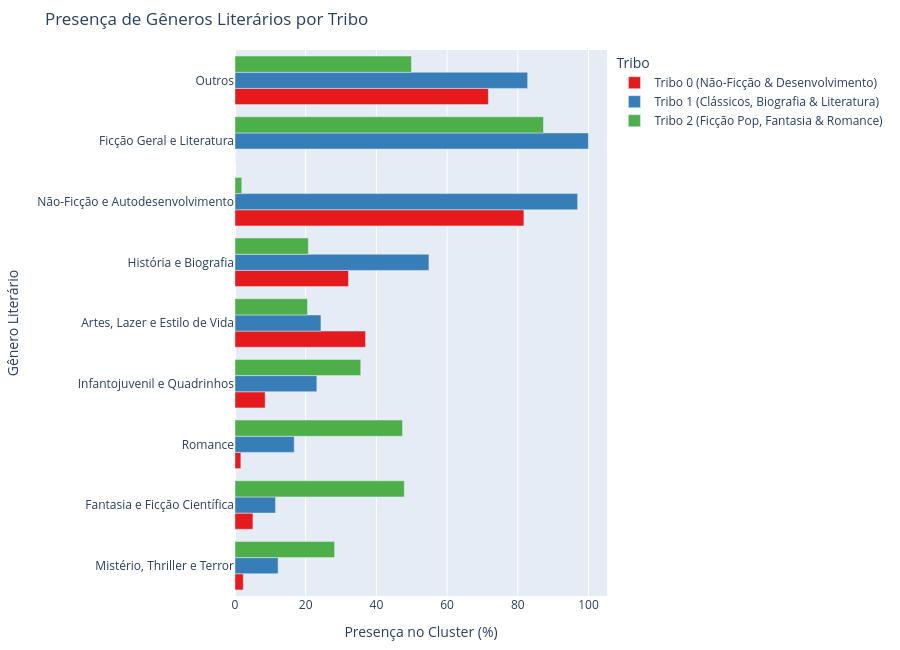

The cell this chart's notebook holds for it:
### Markdown cell above
* **Insight do Storytelling:** Vemos que o catálogo é muito bem equilibrado! 
  * A **Tribo 0 (Não-Ficção de Nicho)** responde pela maior fatia (38.5%), sugerindo um vasto acervo de manuais, guias e livros práticos.
  * A **Tribo 2 (Ficção Pop e Romance)** vem logo em seguida com 35.4%, representando a alma jovem e engajada da plataforma.
  * A **Tribo 1 (Clássicos e Biografias)** ocupa 26.2% do acervo, mostrando uma fatia sólida de literatura consagrada e informativa.

---

## 3. Capítulo 2: A Preferência Literária das Tribos
Agora, vamos investigar o **gosto literário de cada grupo**. O que define a identidade de leitura dessas tribos? 

Para isso, calculamos a taxa de presença de cada um dos 9 gêneros principais dentro de cada cluster, nos dando o "DNA" de cada grupo.

> **Importante: Por que a soma das barras de uma mesma tribo ultrapassa 100%?**
> Ao olhar para o gráfico a seguir, você notará que a soma das porcentagens dos gêneros de um mesmo cluster ultrapassa 100%. **Isso não é um erro!**
> Isso acontece porque **um mesmo livro pode ter múltiplos gêneros marcados simultaneamente (dados multilabel)**. Por exemplo, uma mesma obra pode ser marcada como "Romance" e também "Ficção Geral e Literatura".
> A barra no gráfico não representa uma divisão exclusiva do catálogo, mas sim: *"Qual a porcentagem de livros desta tribo que possui este gênero marcado?"*. Como os livros se sobrepõem entre os gêneros, as categorias não são excludentes, fazendo com que a soma natural dos percentuais no cluster seja maior do que 100%.

### Code cell
genre_cols = [
    'Artes, Lazer e Estilo de Vida',
    'Fantasia e Ficção Científica',
    'Ficção Geral e Literatura',
    'História e Biografia',
    'Infantojuvenil e Quadrinhos',
    'Mistério, Thriller e Terror',
    'Não-Ficção e Autodesenvolvimento',
    'Outros',
    'Romance'
]

# Calcular a proporção de cada gênero por cluster
proporcoes = df.groupby('Cluster')[genre_cols].mean().reset_index()

# Pivotar dados para o formato longo (long format) para exibição no Plotly
prop_melted = proporcoes.melt(id_vars='Cluster', var_name='Gênero', value_name='Proporção')
prop_melted['Percentual'] = prop_melted['Proporção'] * 100
prop_melted['Nome_Tribo'] = prop_melted['Cluster'].map({
    0: 'Tribo 0 (Não-Ficção & Desenvolvimento)',
    1: 'Tribo 1 (Clássicos, Biografia & Literatura)',
    2: 'Tribo 2 (Ficção Pop, Fantasia & Romance)'
})

# Mapear cores estritas solicitadas: Tribo 0 = Vermelho, Tribo 1 = Azul, Tribo 2 = Verde
CORES_GENRES = {
    'Tribo 0 (Não-Ficção & Desenvolvimento)': '#e41a1c', # Vermelho
    'Tribo 1 (Clássicos, Biografia & Literatura)': '#377eb8', # Azul
    'Tribo 2 (Ficção Pop, Fantasia & Romance)': '#4daf4a'  # Verde
}

# Criar gráfico de barras agrupado por Tribo
fig_genres = px.bar(
    prop_melted,
    x='Percentual',
    y='Gênero',
    color='Nome_Tribo',
    barmode='group',
    title='Presença de Gêneros Literários por Tribo',
    color_discrete_map=CORES_GENRES,
    labels={'Percentual': 'Presença no Cluster (%)', 'Gênero': 'Gênero Literário', 'Nome_Tribo': 'Tribo'}
)
fig_genres.update_layout(height=650, yaxis={'categoryorder':'total ascending'}, margin=dict(t=50, b=20, l=20, r=20))
fig_genres.show()

### Figure 1 — Plotly figure (JSON) as saved in the notebook; plotly's stock layout.template omitted (floating-point values rounded to 4 significant figures)
{"data": [{"alignmentgroup": "True", "hovertemplate": "Tribo=Tribo 0 (Não-Ficção & Desenvolvimento)<br>Presença no Cluster (%)=%{x}<br>Gênero Literário=%{y}<extra></extra>", "legendgroup": "Tribo 0 (Não-Ficção & Desenvolvimento)", "marker": {"color": "#e41a1c", "pattern": {"shape": ""}}, "name": "Tribo 0 (Não-Ficção & Desenvolvimento)", "offsetgroup": "Tribo 0 (Não-Ficção & Desenvolvimento)", "orientation": "h", "showlegend": true, "textposition": "auto", "x": [36.94, 5.074, 0.0, 32.11, 8.54, 2.356, 81.74, 71.68, 1.655], "xaxis": "x", "y": ["Artes, Lazer e Estilo de Vida", "Fantasia e Ficção Científica", "Ficção Geral e Literatura", "História e Biografia", "Infantojuvenil e Quadrinhos", "Mistério, Thriller e Terror", "Não-Ficção e Autodesenvolvimento", "Outros", "Romance"], "yaxis": "y", "type": "bar"}, {"alignmentgroup": "True", "hovertemplate": "Tribo=Tribo 1 (Clássicos, Biografia & Literatura)<br>Presença no Cluster (%)=%{x}<br>Gênero Literário=%{y}<extra></extra>", "legendgroup": "Tribo 1 (Clássicos, Biografia & Literatura)", "marker": {"color": "#377eb8", "pattern": {"shape": ""}}, "name": "Tribo 1 (Clássicos, Biografia & Literatura)", "offsetgroup": "Tribo 1 (Clássicos, Biografia & Literatura)", "orientation": "h", "showlegend": true, "textposition": "auto", "x": [24.32, 11.47, 99.99, 54.87, 23.16, 12.19, 96.94, 82.8, 16.75], "xaxis": "x", "y": ["Artes, Lazer e Estilo de Vida", "Fantasia e Ficção Científica", "Ficção Geral e Literatura", "História e Biografia", "Infantojuvenil e Quadrinhos", "Mistério, Thriller e Terror", "Não-Ficção e Autodesenvolvimento", "Outros", "Romance"], "yaxis": "y", "type": "bar"}, {"alignmentgroup": "True", "hovertemplate": "Tribo=Tribo 2 (Ficção Pop, Fantasia & Romance)<br>Presença no Cluster (%)=%{x}<br>Gênero Literário=%{y}<extra></extra>", "legendgroup": "Tribo 2 (Ficção Pop, Fantasia & Romance)", "marker": {"color": "#4daf4a", "pattern": {"shape": ""}}, "name": "Tribo 2 (Ficção Pop, Fantasia & Romance)", "offsetgroup": "Tribo 2 (Ficção Pop, Fantasia & Romance)", "orientation": "h", "showlegend": true, "textposition": "auto", "x": [20.51, 47.9, 87.28, 20.75, 35.57, 28.18, 1.91, 49.93, 47.41], "xaxis": "x", "y": ["Artes, Lazer e Estilo de Vida", "Fantasia e Ficção Científica", "Ficção Geral e Literatura", "História e Biografia", "Infantojuvenil e Quadrinhos", "Mistério, Thriller e Terror", "Não-Ficção e Autodesenvolvimento", "Outros", "Romance"], "yaxis": "y", "type": "bar"}], "layout": {"xaxis": {"anchor": "y", "domain": [0.0, 1.0], "title": {"text": "Presença no Cluster (%)"}}, "yaxis": {"anchor": "x", "domain": [0.0, 1.0], "title": {"text": "Gênero Literário"}, "categoryorder": "total ascending"}, "legend": {"title": {"text": "Tribo"}, "tracegroupgap": 0}, "title": {"text": "Presença de Gêneros Literários por Tribo"}, "barmode": "group", "margin": {"t": 50, "b": 20, "l": 20, "r": 20}, "height": 650}}
